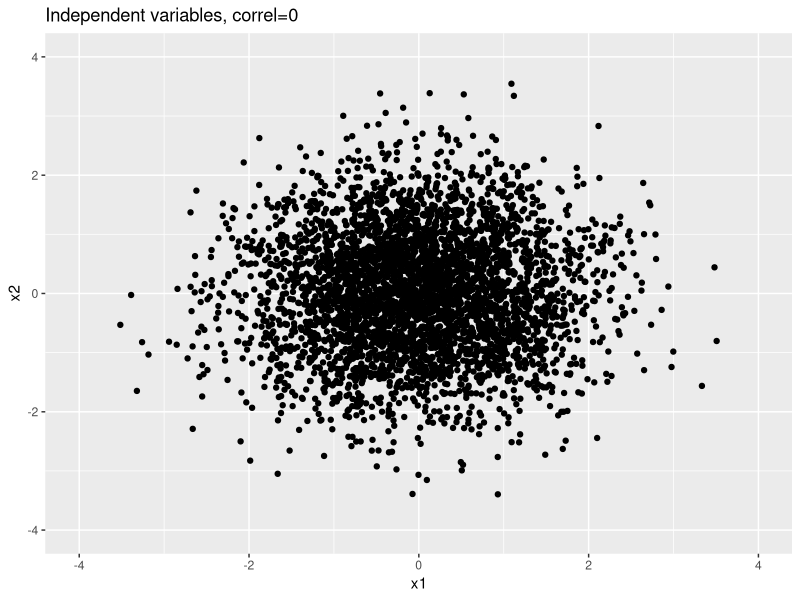
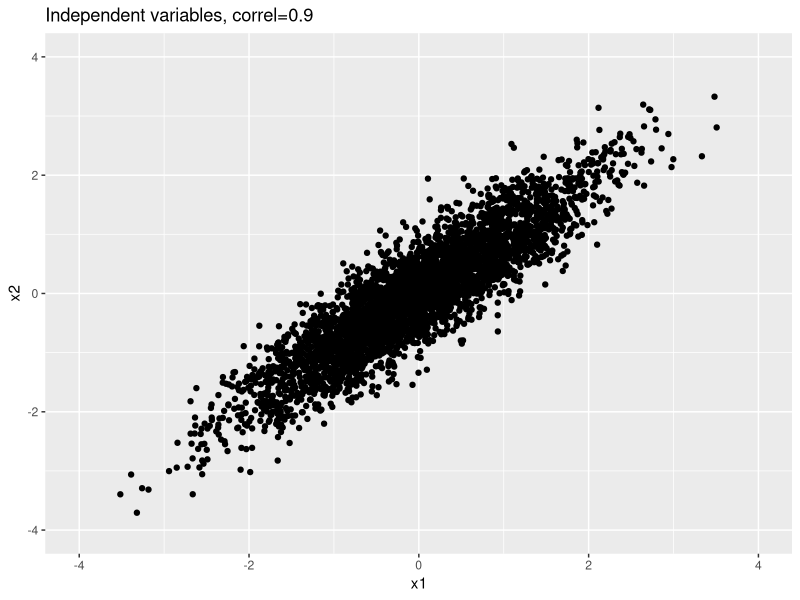

These charts were generated, in order, by the following R code:
## ---- chunk 1
library(ggplot2)
## ---- chunk 2
maxSampleSize <- 50
maxNumTrajectories <- 10
maxNumSmoothersPerTrajectory <- 8
## ---- chunk 3
n <- maxSampleSize * maxNumTrajectories * maxNumSmoothersPerTrajectory
## ---- chunk 4
set.seed(1233)
X_base <- matrix(rnorm(2*n), n, 2)
colnames(X_base) <- c("x1", "x2")
Y_noise <- c(rnorm(n))
#colnames(Y_noise) <- c("y_noise")
ggplot(as.data.frame(X_base), aes(x1,x2))+geom_point()+labs(title="Independent variables, correl=0")+xlim(-4,4)+ylim(-4,4)
## ---- chunk 5
sigma <- matrix(c(1, 0.9, 0.9, 1), 2, 2) 
## ---- chunk 6
transform <- function(sigma, X) {
  M <- chol(sigma)
  newX <- X %*% M
  colnames(newX) <- colnames(X)
  return (newX)
}
## ---- chunk 7
X_correl_9 <- transform(sigma, X_base)
ggplot(as.data.frame(X_correl_9), aes(x1,x2))+geom_point()+labs(title="Independent variables, correl=0.9")+xlim(-4,4)+ylim(-4,4)
